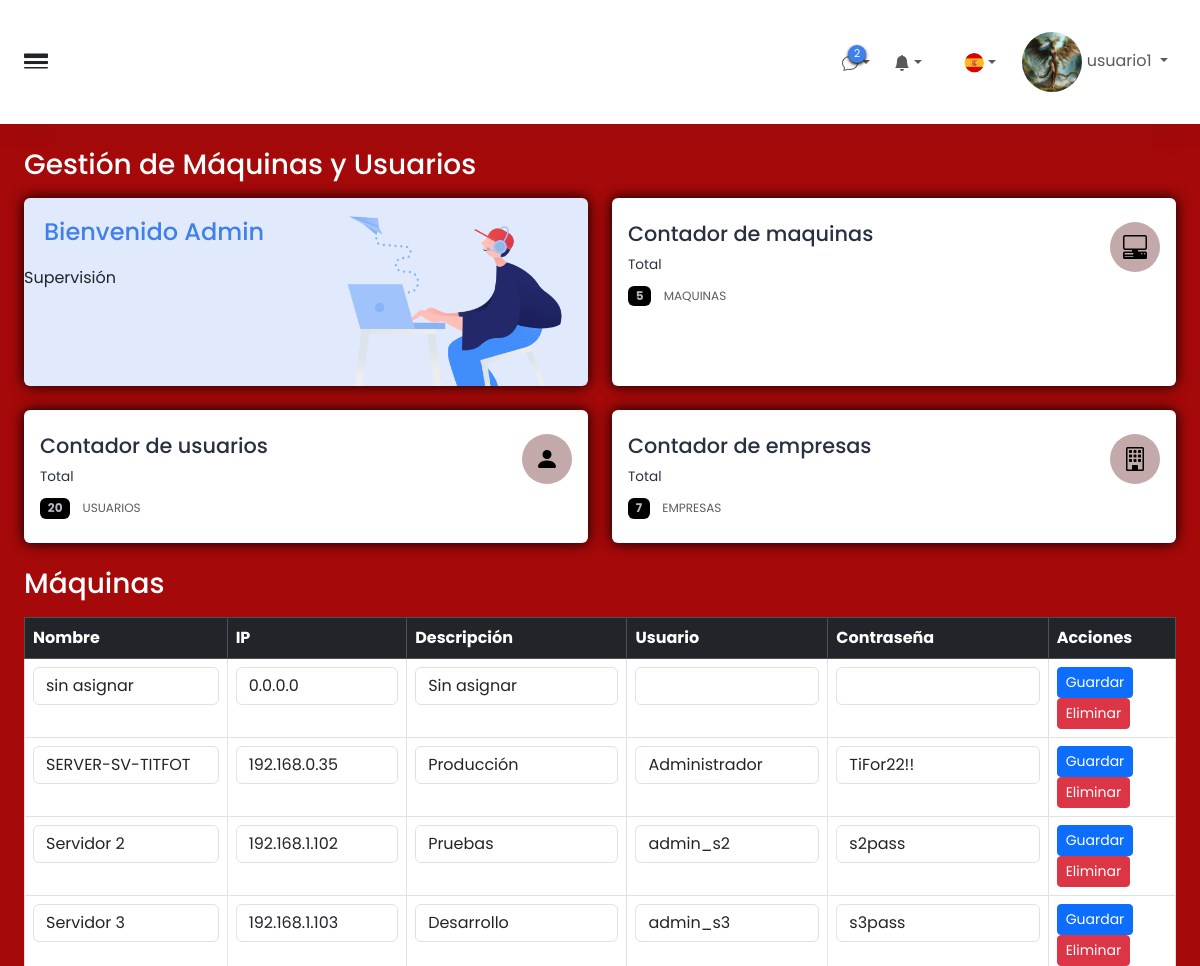
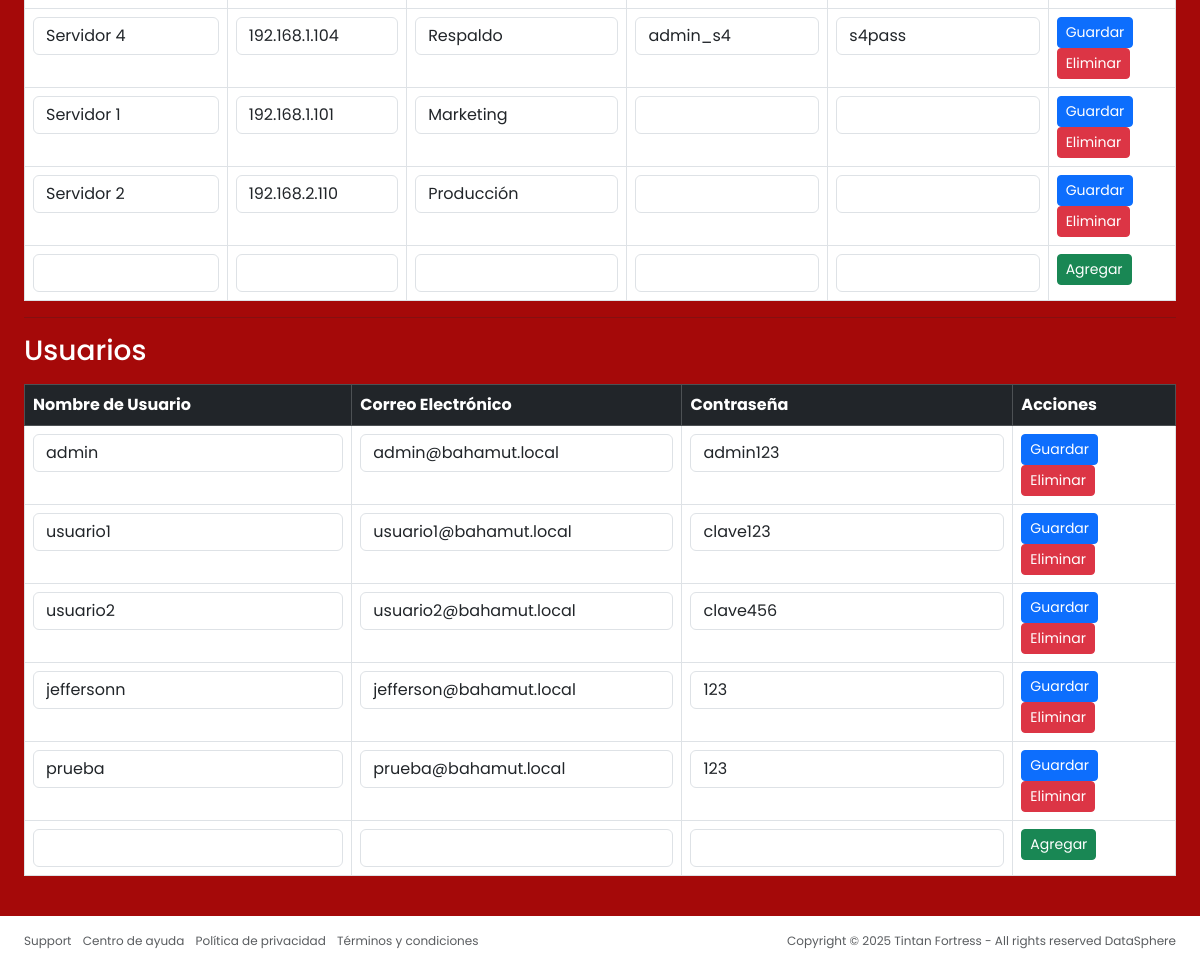
The page /modificaciones.php (signed in) on the database its author committed (2 pictures, top to bottom).
### tables this page shows
CREATE TABLE `usuarios` (
  `id` int(11) NOT NULL,
  `nombre_usuario` varchar(100) NOT NULL,
  `contraseña` text NOT NULL,
  `correo_electronico` varchar(255) DEFAULT NULL,
  `id_rol` int(11) NOT NULL,
  `creado_en` timestamp NOT NULL DEFAULT current_timestamp(),
  `imagen` varchar(255) DEFAULT NULL
);

CREATE TABLE `maquinas` (
  `id` int(11) NOT NULL,
  `nombre` varchar(100) NOT NULL,
  `direccion_ip` varchar(45) NOT NULL,
  `descripcion` text DEFAULT NULL,
  `creada_en` timestamp NOT NULL DEFAULT current_timestamp()
);

CREATE TABLE `credenciales` (
  `id` int(11) NOT NULL,
  `id_maquina` int(11) NOT NULL,
  `usuario_maquina` varchar(100) NOT NULL,
  `contraseña` text NOT NULL,
  `creada_en` timestamp NOT NULL DEFAULT current_timestamp()
);

### modificaciones.php (the view, shortened to what this page needs)
<?php
try {
    include 'conexion.php';
    $nombreUsuario = $_SESSION['nombre'];
    $usuario_id = $_SESSION['usuario_id'];
    $sqlImagen = "SELECT imagen FROM usuarios WHERE id = :id";
    $stmtImagen = $conn->prepare($sqlImagen);
    $stmtImagen->execute([':id' => $usuario_id]);
    $imagenUsuario = $stmtImagen->fetchColumn();
    ?>
    <!DOCTYPE html>
    <html lang="es">
    <head>
        <link rel="stylesheet" href="css/index.css">
        <link href="https://cdn.jsdelivr.net/npm/bootstrap@5.3.6/dist/css/bootstrap.min.css" rel="stylesheet"
>
        <link rel="stylesheet" href="https://cdn.jsdelivr.net/npm/bootstrap-icons@1.13.1/font/bootstrap-icons.min.css">
    </head>
    <body>
        <div class="wrapper w-100 d-flex align-items-start justify-content-between bg-black">
            <div class="main">
                <nav
                    class="navbar-main d-flex justify-content-between align-items-center p-4 navbar navbar-expand navbar-light">
                    <span class="sidebar-toggle d-flex align-items-center fs-4">
                        <i class="bi bi-border-width" id=toggle></i>
                    </span>
                    <div class="navbar-collapse collapse">
                        <div class="navbar-align navbar-nav ms-auto">
                            <div class="me-2 nav-item dropdown d-flex position-relative">
                                <a id="element" class="d-flex align-items-center nav-link nav-icon dropdown-toggle"
                                    aria-expanded="true">
                                    <div class="position-relative">
                                        <span class="indicator">2</span>
                                    </div>
                                </a>
                            </div>
                            <div class="me-2 nav-item dropdown d-flex position-relative">
                                <a id="element" class="d-flex align-items-center nav-link nav-icon dropdown-toggle"
                                    aria-expanded="true">
                                    <div class="position-relative">
                                        <svg xmlns="http://www.w3.org/2000/svg" width="16" height="16" fill="currentColor"
                                            class="bi bi-bell-fill" viewBox="0 0 16 16">
                                            <path
                                                d="M8 16a2 2 0 0 0 2-2H6a2 2 0 0 0 2 2m.995-14.901a1 1 0 1 0-1.99 0A5 5 0 0 0 3 6c0 1.098-.5 6-2 7h14c-1.5-1-2-5.902-2-7 0-2.42-1.72-4.44-4.005-4.901" />
                                        </svg>
                                    </div>
                                </a>
                            </div>
                            <a href="#" type="button" class="nav-icon modes nav-link d-flex align-items-center"></a>
                            <div class="me-2 nav-item dropdown d-flex position-relative">
                                <a id="element"
                                    class="nav-flag d-flex align-items-center nav-icon nav-link  dropdown-toggle"
                                    aria-expanded="true">
                                    <div class="position-relative">
                                        <img src="img/españa.webp" alt="" class="img-fluid">
                                    </div>
                                </a>
                            </div>
                            <div class="nav-item dropdown nav-item-user">
                                <span class="d-none d-sm-inline-block nav-icon" aria-expanded="true">
                                    <a href="#" class="nav-link dropdown-toggle" aria-expanded="false">
                                        <img src="img/usuarios/<?= $imagenUsuario ?>" class="imgUSU">
                                        <span><?= htmlspecialchars($nombreUsuario) ?></span>
                                    </a>
                                </span>
                            </div>
                        </div>
                    </div>
                </nav>
                <div class="content">
                    <div class="p-0 container-fluid">
                        <div class="mb-2 mb-xl-2 row">
                            <div class="d-none d-sm-block col-auto">
                                <h3>Gestión de Máquinas y Usuarios</h3>
                            </div>
                        </div>
                        <div class="row">
                            <div class="d-flex col-xxl-3 col-sm-6">
                                <div class="illustration flex-fill card border-0" style="background-color: #e0eafc;">
                                    <div class="p-0 d-flex flex-fill card-body">
                                        <div class="g-0 w-100 row">
                                            <div class="col-6">
                                                <h4 class="illustration-text p-3 m-1">Bienvenido Admin</h4>
                                                <p class="mb-0">Supervisión</p>
                                            </div>
                                            <div class="align-self-end text-end col-6">
                                                <img src="img/persona.png" alt="persona" class="img-fluid illustration-img">
                                            </div>
                                        </div>
                                    </div>
                                </div>
                            </div>
                            <div class="d-flex col-xxl-3 col-sm-6">
                                <div class="flex-fill card border-0">
                                    <div class="py-4 card-body card-body-2">
                                        <div class="d-flex align-items-start">
                                            <div class="flex-grow-1">
                                                <h3 class="mb-2">Contador de maquinas</h3>
                                                <p class="mb-2">Total</p>
                                                <div class="mb-0">
                                                    <span class="badge-subtle-sucess me-2 badge">5</span>
                                                    <span class="text-muted">MAQUINAS</span>
                                                </div>
                                            </div>
                                            <div class="d-inline-block ms-3">
                                                <div class="star">
                                                </div>
                                            </div>
                                        </div>
                                    </div>
                                </div>
                            </div>
                            <div class="d-flex col-xxl-3 col-sm-6">
                                <div class="flex-fill card border-0">
                                    <div class="py-4 card-body card-body-2">
                                        <div class="d-flex align-items-start">
                                            <div class="flex-grow-1">
                                                <h3 class="mb-2">Contador de usuarios</h3>
                                                <p class="mb-2">Total</p>
                                                <div class="mb-0">
                                                    <span class="badge-subtle-sucess me-2 badge">20</span>
                                                    <span class="text-muted">USUARIOS</span>
                                                </div>
                                            </div>
                                            <div class="d-inline-block ms-3">
                                                <div class="star">
                                                    <svg xmlns="http://www.w3.org/2000/svg" width="16" height="16"
                                                        fill="currentColor" class="bi bi-person-fill" viewBox="0 0 16 16">
                                                        <path
                                                            d="M3 14s-1 0-1-1 1-4 6-4 6 3 6 4-1 1-1 1zm5-6a3 3 0 1 0 0-6 3 3 0 0 0 0 6" />
                                                    </svg>
                                                </div>
                                            </div>
                                        </div>
                                    </div>
                                </div>
                            </div>
                            <div class="d-flex col-xxl-3 col-sm-6">
                                <div class="flex-fill card border-0">
                                    <div class="py-4 card-body card-body-2">
                                        <div class="d-flex align-items-start">
                                            <div class="flex-grow-1">
                                                <h3 class="mb-2">Contador de empresas</h3>
                                                <p class="mb-2">Total</p>
                                                <div class="mb-0">
                                                    <span class="badge-subtle-sucess me-2 badge">7</span>
                                                    <span class="text-muted">EMPRESAS</span>
                                                </div>
                                            </div>
                                            <div class="d-inline-block ms-3">
                                                <div class="star">
                                                </div>
                                            </div>
                                        </div>
                                    </div>
                                </div>
                            </div>
                        </div>
    <div class="mb-2 mb-xl-2 row">
                            <div class="d-none d-sm-block col-auto">
                                <h3>Máquinas</h3>
                            </div>
                        </div>
    <table class="table table-bordered">
      <thead class="table-dark">
        <tr>
          <th>Nombre</th>
          <th>IP</th>
          <th>Descripción</th>
          <th>Usuario</th>
          <th>Contraseña</th>
          <th>Acciones</th>
        </tr>
      </thead>
      <tbody>
        <?php
        $stmt = $conn->query("SELECT m.id, m.nombre, m.direccion_ip,  m.descripcion, c.usuario_maquina, c.contraseña
                             FROM maquinas m
                             LEFT JOIN credenciales c ON m.id = c.id_maquina");
        while ($fila = $stmt->fetch(PDO::FETCH_ASSOC)):
        ?>
        <tr>
          <form action="editar_maquina.php" method="post">
            <td><input type="text" name="nombre" class="form-control" value="<?= htmlspecialchars($fila['nombre']) ?>"></td>
            <td><input type="text" name="ip" class="form-control" value="<?= htmlspecialchars($fila['direccion_ip']) ?>"></td>
            <td><input type="text" name="descripcion" class="form-control" value="<?= htmlspecialchars($fila['descripcion']) ?>"></td>
            <td><input type="text" name="usuario" class="form-control" value="<?= htmlspecialchars($fila['usuario_maquina']) ?>"></td>
            <td><input type="text" name="contrasena" class="form-control" value="<?= htmlspecialchars($fila['contraseña']) ?>"></td>
            <td>
              <button type="submit" class="btn btn-sm btn-primary">Guardar</button>
              <a href="eliminar_maquina.php?id=<?= $fila['id'] ?>" class="btn btn-sm btn-danger" onclick="return confirm('¿Eliminar esta máquina?')">Eliminar</a>
            </td>
          </form>
        </tr>
        <?php endwhile; ?>
        <tr>
          <form action="agregar_maquina.php" method="post">
            <td><input type="text" name="nombre" class="form-control" required></td>
            <td><input type="text" name="ip" class="form-control" required></td>
            <td><input type="text" name="descripcion" class="form-control" required></td>
            <td><input type="text" name="usuario" class="form-control" required></td>
            <td><input type="text" name="contrasena" class="form-control" required></td>
            <td><button type="submit" class="btn btn-sm btn-success">Agregar</button></td>
          </form>
        </tr>
      </tbody>
    </table>
  <hr>
  <div class="mb-2 mb-xl-2 row">
                            <div class="d-none d-sm-block col-auto">
                                <h3>Usuarios</h3>
                            </div>
                        </div>
  <table class="table table-bordered">
    <thead class="table-dark">
      <tr>
        <th>Nombre de Usuario</th>
        <th>Correo Electrónico</th>
        <th>Contraseña</th>
        <th>Acciones</th>
      </tr>
    </thead>
    <tbody>
      <?php
      $stmtUsuarios = $conn->query("SELECT id, nombre_usuario, correo_electronico, contraseña FROM usuarios");
      while ($usuario = $stmtUsuarios->fetch(PDO::FETCH_ASSOC)):
      ?>
      <tr>
        <form action="editar_usuario.php" method="post">
          <td><input type="text" name="nombre_usuario" class="form-control" value="<?= htmlspecialchars($usuario['nombre_usuario']) ?>"></td>
          <td><input type="email" name="correo" class="form-control" value="<?= htmlspecialchars($usuario['correo_electronico']) ?>"></td>
          <td><input type="text" name="contrasena" class="form-control" value="<?= htmlspecialchars($usuario['contraseña']) ?>"></td>
          <td>
            <button type="submit" class="btn btn-sm btn-primary">Guardar</button>
            <a href="eliminar_usuario.php?id=<?= $usuario['id'] ?>" class="btn btn-sm btn-danger" onclick="return confirm('¿Eliminar este usuario?')">Eliminar</a>
          </td>
        </form>
      </tr>
      <?php endwhile; ?>
      <tr>
        <form action="agregar_usuario.php" method="post">
          <td><input type="text" name="nombre_usuario" class="form-control" required></td>
          <td><input type="email" name="correo" class="form-control" required></td>
          <td><input type="text" name="contrasena" class="form-control" required></td>
          <td><button type="submit" class="btn btn-sm btn-success">Agregar</button></td>
        </form>
      </tr>
    </tbody>
  </table>
                    </div>
                </div>
                <footer class="footer bg-white py-3">
                    <div class="container-fluid">
                        <div class="text-muted row">
                            <div class="text-start d-flex col-6">
                                <ul class="list-inline mb-0">
                                    <li class="list-inline-item"><a href="#" class="text-muted">Support</a></li>
                                    <li class="list-inline-item"><a href="#" class="text-muted">Centro de ayuda</a></li>
                                    <li class="list-inline-item"><a href="#" class="text-muted">Política de privacidad</a>
                                    </li>
                                    <li class="list-inline-item"><a href="#" class="text-muted">Términos y condiciones</a>
                                    </li>
                                </ul>
                            </div>
                            <div class="text-end col-6">
                                <p class="mb-0">Copyright © 2025 Tintan Fortress - All rights reserved <a href="#"
                                        class="text-muted">DataSphere</a></p>
                            </div>
                        </div>
                    </div>
                </footer>
            </div>
        </div>
    </body>
    </html>
    <?php
} catch (PDOException $e) {
    die("Error en la conexión a la base de datos: " . $e->getMessage());
}
?>

### rows shown on the page
usuarios: imagen (picture), nombre_usuario "usuario1", correo "usuario1@bahamut.local", contrasena "clave123"
maquinas: nombre "sin asignar", ip "0.0.0.0", descripcion "Sin asignar"
credenciales: nombre "SERVER-SV-TITFOT", ip "192.168.0.35", descripcion "Producción", usuario "Administrador", contrasena "TiFor22!!"
credenciales: nombre "Servidor 2", ip "192.168.1.102", descripcion "Pruebas", usuario "admin_s2", contrasena "s2pass"
credenciales: nombre "Servidor 3", ip "192.168.1.103", descripcion "Desarrollo", usuario "admin_s3", contrasena "s3pass"
credenciales: nombre "Servidor 4", ip "192.168.1.104", descripcion "Respaldo", usuario "admin_s4", contrasena "s4pass"
maquinas: nombre "Servidor 1", ip "192.168.1.101", descripcion "Marketing"
maquinas: nombre "Servidor 2", ip "192.168.2.110", descripcion "Producción"
usuarios: nombre_usuario "admin", correo "admin@bahamut.local", contrasena "admin123"
usuarios: nombre_usuario "usuario2", correo "usuario2@bahamut.local", contrasena "clave456"
usuarios: nombre_usuario "jeffersonn", correo "jefferson@bahamut.local", contrasena "123"
usuarios: nombre_usuario "prueba", correo "prueba@bahamut.local", contrasena "123"

### other values the page prints
$nombreUsuario "usuario1"
